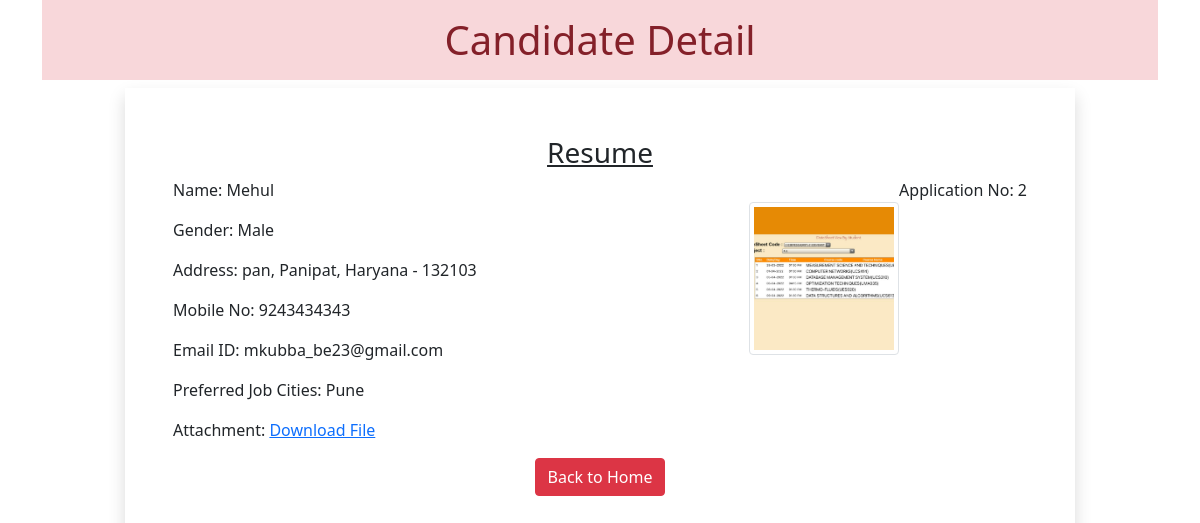
/2, run on the app's committed database.
### app/models.py (models this page shows)
class Resume(models.Model):
    name=models.CharField(max_length=100)
    gender=models.CharField(max_length=50)
    locality=models.CharField(max_length=50)
    city=models.CharField(max_length=50)
    pin=models.PositiveIntegerField()
    state=models.CharField(choices=STATE_CHOICE,max_length=50)
    mobile=models.PositiveIntegerField()
    email=models.EmailField()
    job_city=models.CharField(max_length=50)
    profile_image=models.ImageField(upload_to='profile_images',blank=True,null=True)
    my_file=models.FileField(upload_to='doc',blank=True)

### app/views.py (the view)
# urls.py: path('<int:pk>',views.CandidateView.as_view(),name='candidate'),
class CandidateView(View):
    def get(self, request, pk):
        candidate = Resume.objects.get(pk=pk)
        return render(request, 'app/candidate.html', {'candidate': candidate})

### app/templatetags/myfilter.py (called while the page is built)
@register.filter(name='remove_special')
def remove_chars(value, arg):
 for character in arg:
  value = value.replace(character, "")
 return value

### app/templates/app/candidate.html (shortened to what this page needs)
<!DOCTYPE html>
{% load myfilter %}
<html lang="en">
<head>
    <link href="https://cdn.jsdelivr.net/npm/bootstrap@5.0.0-beta2/dist/css/bootstrap.min.css" rel="stylesheet">
</head>
<body>
    <div class="container">
        <h1 class="alert-danger text-center p-3">Candidate Detail</h1>
        <div class="row">
            <div class="col-sm-10 shadow p-5 offset-sm-1">
                <h3 class="text-center"><u>Resume</u></h3>
                <p class="float-end">Application No: {{ candidate.id }}</p>
                {% if candidate.profile_image %}
                    <img src="{{ candidate.profile_image.url }}" alt="" class="img-fluid img-thumbnail float-end mt-4" width="150" height="150">
                {% else %}
                    <p>No profile image available.</p>
                {% endif %}
                <p>Name: {{ candidate.name }}</p>
                <p>Gender: {{ candidate.gender }}</p>
                <p>Address: {{ candidate.locality }}, {{ candidate.city }}, {{ candidate.state }} - {{ candidate.pin }}</p>
                <p>Mobile No: {{ candidate.mobile }}</p>
                <p>Email ID: {{ candidate.email }}</p>
                <p>Preferred Job Cities: {{ candidate.job_city|remove_special:"[]'" }}</p>
                {% if candidate.my_file %}
                    <p>Attachment: <a href="{{ candidate.my_file.url }}">Download File</a></p>
                {% endif %}
                <div class="text-center">
                    <a href="/" class="btn btn-danger">Back to Home</a>
                </div>
            </div>
        </div>
    </div>
</body>
</html>

### data on the page
Resume: id "2", profile_image (picture), name "Mehul", gender "Male", locality "pan", city "Panipat", state "Haryana", pin "132103", mobile "9243434343", email "mkubba_be23@gmail.com", job_city|remove_special "Pune"
